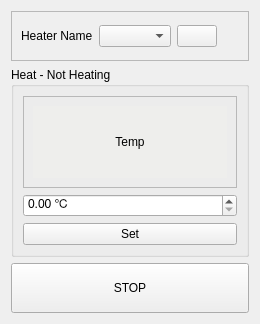
<?xml version="1.0" encoding="UTF-8"?>
<ui version="4.0">
 <class>Form</class>
 <widget class="QWidget" name="Form">
  <property name="geometry">
   <rect>
    <x>0</x>
    <y>0</y>
    <width>260</width>
    <height>324</height>
   </rect>
  </property>
  <property name="maximumSize">
   <size>
    <width>260</width>
    <height>600</height>
   </size>
  </property>
  <property name="windowTitle">
   <string>Form</string>
  </property>
  <layout class="QVBoxLayout" name="verticalLayout">
   <item>
    <widget class="QFrame" name="frame_2">
     <property name="maximumSize">
      <size>
       <width>16777215</width>
       <height>50</height>
      </size>
     </property>
     <property name="frameShape">
      <enum>QFrame::StyledPanel</enum>
     </property>
     <property name="frameShadow">
      <enum>QFrame::Raised</enum>
     </property>
     <layout class="QHBoxLayout" name="horizontalLayout_3">
      <item>
       <widget class="QLabel" name="heatName">
        <property name="sizePolicy">
         <sizepolicy hsizetype="Preferred" vsizetype="Maximum">
          <horstretch>0</horstretch>
          <verstretch>0</verstretch>
         </sizepolicy>
        </property>
        <property name="text">
         <string>Heater Name</string>
        </property>
       </widget>
      </item>
      <item>
       <widget class="QComboBox" name="nameBox"/>
      </item>
      <item>
       <widget class="QPushButton" name="reloadBtn">
        <property name="text">
         <string/>
        </property>
        <property name="icon">
         <iconset theme="reload">
          <normaloff>../catkin_ws/src/nuice_gui/nuice_gpio_rqt/catkin_ws/src/nuice_gui/nuice_stepper_rqt/resource</normaloff>../catkin_ws/src/nuice_gui/nuice_gpio_rqt/catkin_ws/src/nuice_gui/nuice_stepper_rqt/resource</iconset>
        </property>
        <property name="iconSize">
         <size>
          <width>12</width>
          <height>12</height>
         </size>
        </property>
       </widget>
      </item>
      <item>
       <spacer name="horizontalSpacer_3">
        <property name="orientation">
         <enum>Qt::Horizontal</enum>
        </property>
        <property name="sizeType">
         <enum>QSizePolicy::Expanding</enum>
        </property>
        <property name="sizeHint" stdset="0">
         <size>
          <width>137</width>
          <height>0</height>
         </size>
        </property>
       </spacer>
      </item>
     </layout>
    </widget>
   </item>
   <item>
    <layout class="QHBoxLayout" name="horizontalLayout">
     <item>
      <widget class="QGroupBox" name="heatBox">
       <property name="title">
        <string>Heat - Not Heating</string>
       </property>
       <layout class="QHBoxLayout" name="horizontalLayout_2">
        <item>
         <layout class="QVBoxLayout" name="verticalLayout_2">
          <item>
           <widget class="QFrame" name="heat1Frame">
            <property name="sizePolicy">
             <sizepolicy hsizetype="Minimum" vsizetype="Minimum">
              <horstretch>0</horstretch>
              <verstretch>0</verstretch>
             </sizepolicy>
            </property>
            <property name="minimumSize">
             <size>
              <width>0</width>
              <height>0</height>
             </size>
            </property>
            <property name="baseSize">
             <size>
              <width>0</width>
              <height>0</height>
             </size>
            </property>
            <property name="frameShape">
             <enum>QFrame::StyledPanel</enum>
            </property>
            <property name="frameShadow">
             <enum>QFrame::Raised</enum>
            </property>
            <layout class="QVBoxLayout" name="verticalLayout_3">
             <item>
              <widget class="QLabel" name="heat1Temp">
               <property name="sizePolicy">
                <sizepolicy hsizetype="Minimum" vsizetype="Minimum">
                 <horstretch>0</horstretch>
                 <verstretch>0</verstretch>
                </sizepolicy>
               </property>
               <property name="styleSheet">
                <string notr="true">background-color: rgb(238, 238, 236);</string>
               </property>
               <property name="text">
                <string>Temp</string>
               </property>
               <property name="alignment">
                <set>Qt::AlignCenter</set>
               </property>
              </widget>
             </item>
            </layout>
           </widget>
          </item>
          <item>
           <widget class="QDoubleSpinBox" name="heat1Spin">
            <property name="suffix">
             <string> ℃</string>
            </property>
            <property name="maximum">
             <double>200.000000000000000</double>
            </property>
            <property name="singleStep">
             <double>10.000000000000000</double>
            </property>
           </widget>
          </item>
          <item>
           <widget class="QPushButton" name="heat1SetBtn">
            <property name="text">
             <string>Set</string>
            </property>
           </widget>
          </item>
         </layout>
        </item>
       </layout>
      </widget>
     </item>
    </layout>
   </item>
   <item>
    <widget class="QPushButton" name="stopBtn">
     <property name="minimumSize">
      <size>
       <width>0</width>
       <height>50</height>
      </size>
     </property>
     <property name="text">
      <string>STOP</string>
     </property>
    </widget>
   </item>
  </layout>
 </widget>
 <resources/>
 <connections/>
</ui>
